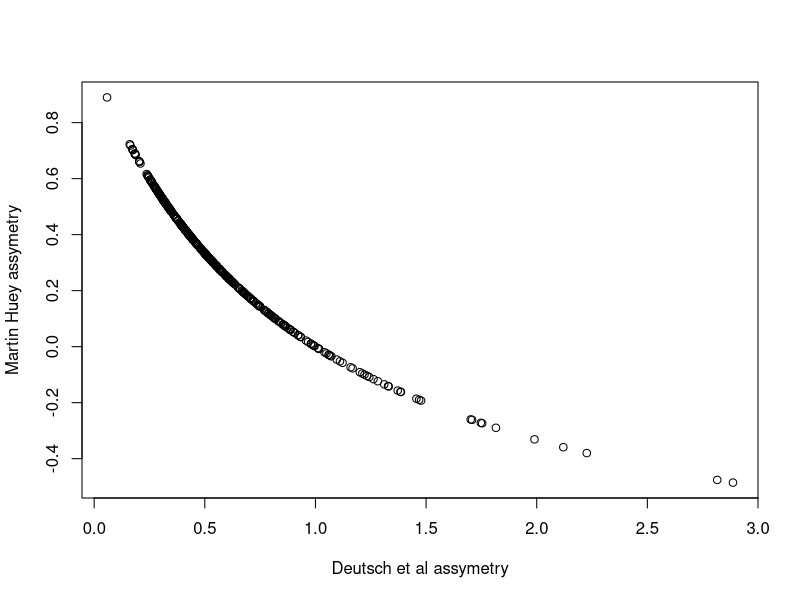
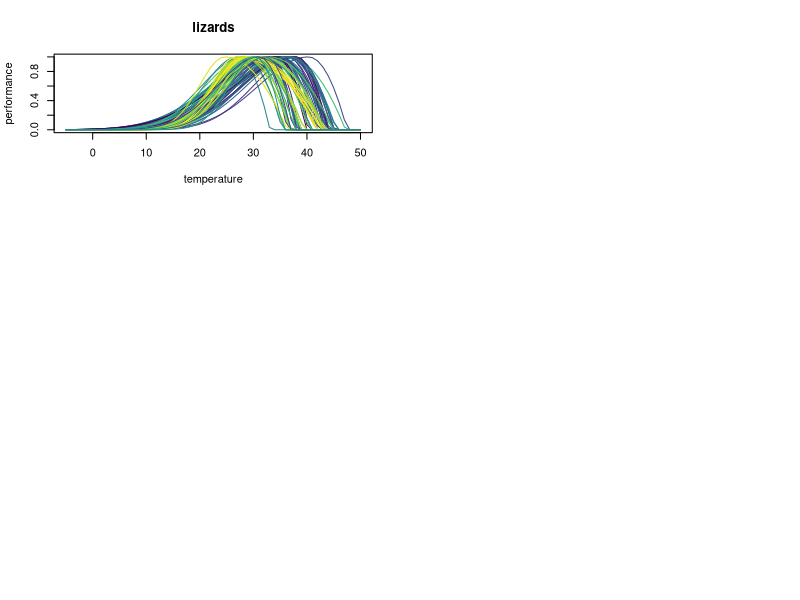

Source code (R) for these figures, in order: (Note: this script raises an error after producing the figures.)
library(ggplot2)

#load data
setwd("/Volumes/GoogleDrive/Shared Drives/TrEnCh/Projects/ThermalStress/data/CTlimits/")
tpc=read.csv("tpcs.csv")
#drop data without all metrics
tpc= subset(tpc, !is.na(tpc$CTmin) & !is.na(tpc$Topt) & !is.na(tpc$CTmax) )

#calculate asymetry
tpc$asym= (tpc$CTmax - tpc$Topt)/(tpc$Topt- tpc$CTmin )
tpc$asym2= (2*tpc$Topt-tpc$CTmax - tpc$CTmin)/(tpc$CTmax-tpc$CTmin )
#check relationship of assymetry metrics
plot(tpc$asym,tpc$asym2, ylab="Martin Huey assymetry", xlab="Deutsch et al assymetry")

#calculate declining breadth
tpc$CTmax.Topt.breadth= tpc$CTmax - tpc$Topt

#Convert to thermodynamic scale
#E=0.757 #eV
#k= 1.38*10^-23 #J K^-1
#k=8.617* 10^-5 #eV K^-1
#function using temp in C
thermo.temp= function(t, E=0.757, k=8.617* 10^-5) exp(-E/(k*(t+273.15))) 

tpc$CTmax.Topt.breadth.thermo= thermo.temp(tpc$CTmax) - thermo.temp(tpc$Topt)
tpc$asym.thermo= (thermo.temp(tpc$CTmax) - thermo.temp(tpc$Topt))/(thermo.temp(tpc$Topt)- thermo.temp(tpc$CTmin) )

#================
#Plots
#PLOT TPCs

#Deutsch et al. TPC
#Performance Curve Function from Deutsch et al. 2008
tpc.plot= function(T,Topt,CTmin, CTmax){
  F=T
  F[]=NA
  sigma= (Topt-CTmin)/4
  F[T<=Topt & !is.na(T)]= exp(-((T[T<=Topt & !is.na(T)]-Topt)/(2*sigma))^2) 
  F[T>Topt & !is.na(T)]= 1- ((T[T>Topt & !is.na(T)]-Topt)/(Topt-CTmax))^2
  #set negetative to zero
  F[F<0]<-0
  
  return(F)
}

library(viridis)
temps=-5:50

par(mfrow=c(3,2))
taxas= c("lizards","lizards_Tp","insects","flies","plankton")
for(taxa in 1:5){
  
tpc.sub= tpc[which(tpc$taxa==taxas[taxa]),]
#add a column of color values based on assymetry values
tpc.sub$col <- viridis(20)[as.numeric(cut(tpc.sub$asym,breaks = quantile(tpc.sub$asym, probs = seq(0, 1, 0.05)) ))]

plot(temps, tpc.plot(temps, Topt=tpc.sub[1,"Topt"] , CTmin=tpc.sub[1,"CTmin"], CTmax=tpc.sub[1,"CTmax"]), type="l", xlab="temperature",ylab="performance", main=taxas[taxa])
for(r in 2:nrow(tpc.sub)) points(temps, tpc.plot(temps, Topt=tpc.sub[r,"Topt"] , CTmin=tpc.sub[r,"CTmin"], CTmax=tpc.sub[r,"CTmax"]), type="l", col=tpc.sub[r,"col"]) 
}

#-----------
#PLOT RELATIONSHIPS
#assymetry vs Topt
ggplot(tpc) + aes(x=Topt, y = asym, color=habitat)+geom_point()+facet_wrap(~taxa)+ylim(0,2) #, scales="free"

#TPC vs assymetry
ggplot(tpc) + aes(x=asym, y = CTmax.Topt.breadth, color=habitat)+geom_point()+facet_wrap(~taxa)+xlim(0,2)
#+geom_smooth(method="lm", se=FALSE)

ggplot(tpc) + aes(x=Topt, y = CTmax.Topt.breadth, color=habitat)+geom_point()+facet_wrap(~taxa)
ggplot(tpc) + aes(x=CTmax, y = CTmax.Topt.breadth, color=habitat)+geom_point()+facet_wrap(~taxa)

#thermodynamic plots
#assymetry vs Topt
ggplot(tpc) + aes(x=thermo.temp(Topt), y = asym.thermo, color=habitat)+geom_point()+facet_wrap(~taxa) #, scales="free"
#TPC vs assymetry
ggplot(tpc) + aes(x=asym.thermo, y = CTmax.Topt.breadth.thermo, color=habitat)+geom_point()+facet_wrap(~taxa)


